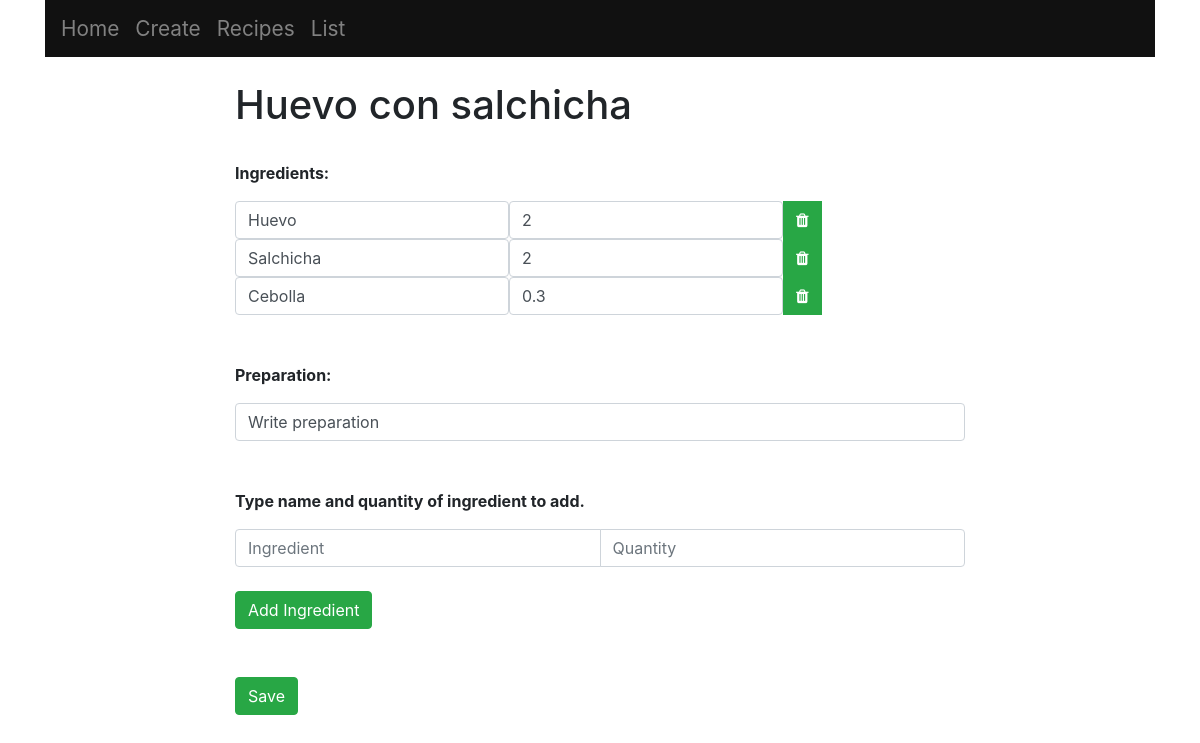
The page /1 on the database its author committed.
### main/models.py (models this page shows, shortened)
class Recipe(models.Model):
	name = models.CharField(max_length = 200)
	quantity = models.IntegerField()

class Ingredient(models.Model):
	recipe = models.ForeignKey(Recipe, on_delete = models.CASCADE)
	text = models.CharField(max_length = 300)
	quantity = models.FloatField()

class Preparation(models.Model):
	recipe = models.ForeignKey(Recipe, on_delete = models.CASCADE)
	preparation = models.CharField(max_length = 1000)

### main/views.py (the view, shortened to what this page needs)
# urls.py: path("<int:id>", views.index, name = "index"),
def index(response, id):
	ls = Recipe.objects.get(id = id)
	return render(response, "main/list.html", {"ls":ls})

### main/templates/main/list.html (shortened to what this page needs)
{% extends "main/base.html" %}
{% block content %}
	<h1>{{ls.name}}</h1>
	<br>
	<p><b>Ingredients:</b></p>
	<form method="post", action="#">
		{% for ingredient in ls.ingredient_set.all %}
		<div class="input-group">
			<div class="input-group-prepend">
				<input type="text", name="t{{ingredient.id}}",  value="{{ingredient.text}}", class="form-control">
				<input type="number" value={{ingredient.quantity|floatformat:"-1"}} name="q{{ingredient.id}}", class="form-control", min="0", step="0.1">
				<button type="submit", name="delete", value="{{ingredient.id}}", class="btn btn-success"><i class="fa fa-trash"></i></button>
			</div>
		</div>
		{% endfor %}
		<br>
		<br>
		<p><b>Preparation:</b></p>
		{% for preparation in ls.preparation_set.all %}
			<input type="text", name="{{preparation.id}}",  value="{{preparation.preparation}}", class="form-control">
		{% endfor %}
		<br>
		<br>
		<p><b>Type name and quantity of ingredient to add.</b></p>
		<div class="input-group">
			<input type="text" name="new_ingredient", placeholder="Ingredient", class="form-control">
			<input type="number" name="new_quantity", placeholder="Quantity", class="form-control", min="0", step="0.1">
		</div>
		<br>
		<button type="submit", name="newIngredient", value="newIngredient", class="btn btn-success">Add Ingredient</button>
		<br>
		<br>
		<br>
		<button type="submit", name="save_ingredients", value="save_ingredients", class="btn btn-success">Save</button>
	</form>
{% endblock %}

### rows shown on the page
Recipe: name "Huevo con salchicha"
Ingredient: text "Huevo", quantity "2"
Ingredient: text "Salchicha", quantity "2", {{ ingredient.id }} 3 (drawn)
Ingredient: text "Cebolla", quantity "0.3", {{ ingredient.id }} 7 (drawn)
Preparation: preparation "Write preparation"
